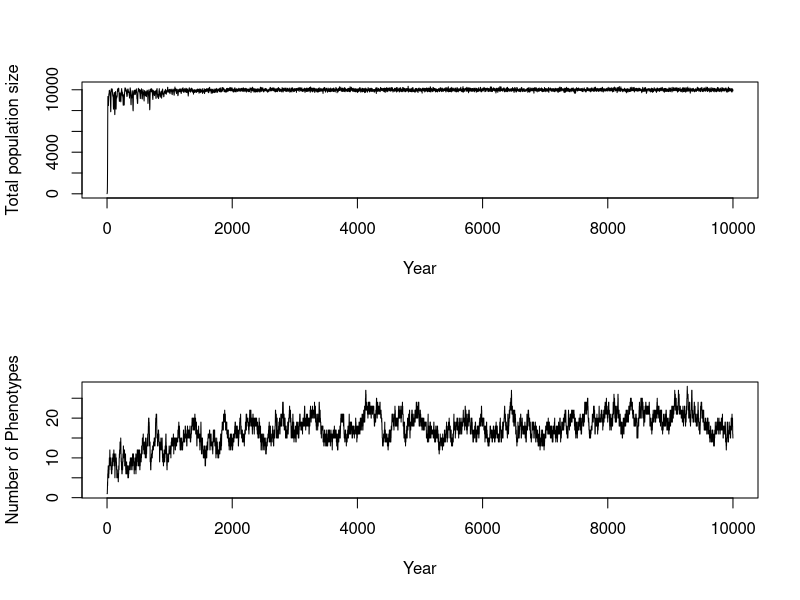
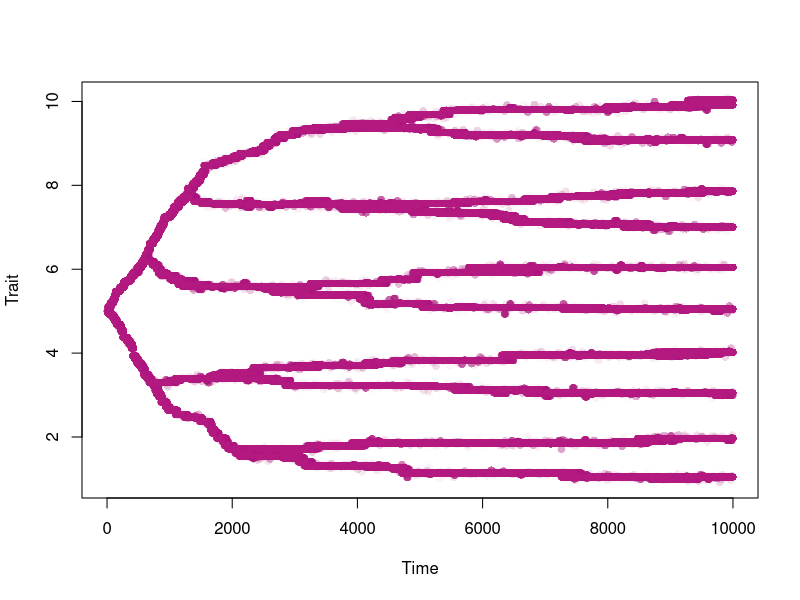

These charts were generated, in order, by the following R code: (Note: this script raises an error after producing the figures.)

# Biggest difference in this version is that there is only one trait and adults and juvenile share a resource



# Full function ----------------------------------------------------------------

resourceCompetitionSLC <- function(popSize, resProp, resFreq, resGen=matrix(c(0.1,0.1),ncol=1, nrow=2), im = 0.001, 
                                   fmax = 2, kA = 0.5, kJ = 0.5, mutProb=0.001, mutVar=0.1, time.steps=200, iniP=5, 
                                   threshold = 0.005, nmorphs = 1){
  
  pop <- matrix(data = NA, ncol = 3, nrow = nmorphs)                             # Each column in this matrix is one phenotype combination.
  
  pop[,1] <- popSize
  pop[,2] <- iniP

  
  colnames(pop) <- c("Number of indivduals", "Trait", "Proxy")
  
  stats         <- matrix(data = c(0, sum(pop[,1]), nrow(pop), mean(pop[,2]), var(pop[,2])) 
                                  , nrow = 1, ncol = 5)                                                             #Where we will eventually save our stats and phenotypes
  phenotypes <- matrix(data = c(0, popSize, iniP), nrow = 1, ncol = 3)
  colnames(phenotypes) <- c("Year", "Number of indivduals", "Trait")                                        
  
  epsilon <- .Machine$double.eps^10  #Added when some number become zero, very small number
  posstrait <- seq(from = min(resProp)-1, to = max(resProp)+1, by = mutVar)
  
  for (t in 1:time.steps){
    
    # Deterministic fecundity proxy alpha ------------------------------------
    
    adults    <- pop                                                            
    alphaA    <- NULL                                                           # Will create a matrix with all alpha values
    alphaSumA <- NULL
    
    
    resPropAduMatrix <- matrix(data = resProp, ncol = length(resProp), nrow = nrow(adults), byrow = T)
    aduTrait <- adults[, 2]
    aduTraitMatrix <- matrix(data = rep(aduTrait, each = length(resProp)), ncol = length(resProp), nrow = nrow(adults), byrow = T)
    
    alphaA           <- (1/(sqrt(2*pi*resGen[1,1]^2)))*exp(-(((aduTraitMatrix-resPropAduMatrix)^2)/(2*resGen[1,1])^2)) + epsilon                 # Calculation of individual alpha
    adultAbund       <- adults[,1]
    adultAbundMatrix <- matrix(data = rep(adultAbund, each = length(resProp)), ncol = length(resProp), nrow = nrow(adults), byrow = T)  # Creation of a matrix with population size of each type in the rows
    alphaSumA        <- colSums((alphaA*adultAbundMatrix))                                                                         # Creation of matrix that reflects both the trait but also number of individuals in type
    
    
    RdivAlphaSumA       <- resFreq/alphaSumA
    RdivAlphaSumATrans  <- matrix(data = RdivAlphaSumA)
    
    Fec <- alphaA%*%RdivAlphaSumATrans
    adults[,3] <- fmax*(Fec/(kA+Fec)) 
    
    
    
    # Spawning of offspring -------------------------------------------------
    
    juveniles <- adults                                                         # Create a matrix were we will add juveniles into
                                                      
    
    juveniles[,1] <- rpois(n = nrow(juveniles), lambda = juveniles[,1]*juveniles[,3]) 
    
    # Mutation of offspring -------------------------------------------------
    
    probs <- juveniles[,1]/sum(juveniles[, 1])  # Generates probability of morph being mutated based upon number of individuals.
    N.mut <- as.numeric(rbinom(n = 1, size = sum(juveniles[, 1]), prob = mutProb))
    
    
    if(N.mut > 0){
      random.choice <- c()
      mutation.pos <- c()
      
      for (m in 1:length(N.mut)){
        random.choice <- rmultinom(n = 1 , size = 1, prob = probs)              # Randomly chooses which morphs to mutate based on probs
        mutation.pos[m] <- as.numeric(which(random.choice == 1))
      }
      
      for (i in  1:length(mutation.pos)){
        
        mutChange <- rnorm(n=1, mean=0, sd=mutVar)
        juveniles[mutation.pos[i], 1] <- juveniles[mutation.pos[i], 1] - 1       # Removes the mutated individual from the morph
        
        new.morph <- matrix(data = c(1, juveniles[mutation.pos[i], 2] + mutChange, 0),  #Changes trait to a new trait and adds it to the juveniles
                            ncol = ncol(juveniles), nrow = 1)
        juveniles <- rbind(juveniles, new.morph)
        
      }
    }
    
    
    
    # Kill off offspring -----------------------------------------------------
    
  
    alphaSumJ <- NULL
    alphaJ    <- NULL
   
    resPropJuvMatrix <- matrix(data = resProp, ncol = length(resProp), nrow = nrow(juveniles), byrow = T)
    juvTrait <- juveniles[,2]
    juvTraitMatrix <- matrix(data = rep(juvTrait, each = length(resProp)), ncol = length(resProp), nrow = nrow(juveniles), byrow = T)
    
    alphaJ            <- (1/(sqrt(2*pi*resGen[2,1]^2)))*exp(-(((juvTraitMatrix-resPropJuvMatrix)^2)/(2*resGen[2,1]^2))) + epsilon
    juvenAbund        <- juveniles[,1]
    juvenAbundMatrix  <- matrix(data = rep(juvenAbund, each = length(resProp)), ncol = length(resProp), nrow = nrow(juveniles), byrow = T)  # Creation of a matrix with population size of each type in the rows
    alphaSumJ         <- colSums(alphaJ*juvenAbundMatrix)                                                                         # Creation of matrix that reflects both the trait but also number of individuals in type
    
    
    RdivAlphaSumJ     <- resFreq/alphaSumJ
    RdivAlphaSumJTrans   <- matrix(data = RdivAlphaSumJ)
    
    
    Sur <- alphaJ%*%RdivAlphaSumJTrans
    juveniles[,3] <- (Sur/(kJ+Sur)) 
    
    
    
    
    juveniles[,1] <- rbinom(n = nrow(juveniles) , size = juveniles[,1], prob = juveniles[,3])
    
    
    pop <- juveniles[juveniles[, 1] != 0, , drop = FALSE]                        # all adults die after reproducing, so the new generation is only juveniles, and all rows with zero individuals are removed.
    
    # Adding immigrants ---------------------------------------------------------------------
    
    #if (runif(1) < im){
    
    # trait <- sample(x = posstrait, size = 1)
    
    #  if(sum(pop[,2] == trait) == 0) {                   # Checks wheter a exact match of immigrant already exists
    #   rbind(pop, c(1, trait, NA))
    # } else{
    #   same <- which(pop[,2] == trait)
    #   pop[same,1] <- pop[same,1]+1
    # }
    
    # }
    
    
    # extract stats and phenotype ---------------------------------------------
    
    if(nrow(pop) == 0){                                                          # Checks whether population has reached zero, then it breaks the for loop.                                   
      print("Population extinction")
      break
    }
    
    if(sum(which(is.na(pop[,1])) != 0)){                                                          # Checks whether population has reached zero, then it breaks the for loop.                                   
      print("Population extinction")
      break
    }
    
    stats <- rbind(stats, c(t, sum(pop[,1]), nrow(pop), mean(pop[,2]), var(pop[,2]))) 
    
    pStats <- cbind(rep(t, nrow(pop)), pop[,1], pop[,2])
    phenotypes <- rbind(phenotypes, pStats)
    
    
  }
  
  #return output  ------------------------------------------------------------
  colnames(stats) <- c("year", "population size", "Number of morphs", "mean trait", "var trait")
  rownames(phenotypes) <- NULL
  
  # Removing any morphs of very low abundance
    pop <- pop[pop[, 1] > threshold*stats[nrow(stats), 2], , drop = FALSE] 
    
    LastStats <- cbind(time.steps, sum(pop[,1]), nrow(pop), mean(pop[,2]), var(pop[,2])) 
    LastPheno <- cbind(rep(time.steps, nrow(pop)), pop[,1], pop[,2])
    
    colnames(LastStats) <- c("year", "population size", "Number of morphs", "mean trait", "var trait")
    colnames(LastPheno) <- c("Year", "Number of indivduals", "Trait")  
   
  
  return(list(stats=stats, phenotypes=phenotypes, LastPheno = LastPheno, LastStats = LastStats))                                 #returns both the stats and the phenotype
  
  
}







resource.frequency <- c(0.1, 0.1, 0.1, 0.1, 0.1, 0.1, 0.1, 0.1, 0.1, 0.1)           # res. freq. 
resource.property <- c(1, 2, 3, 4, 5, 6, 7, 8, 9, 10)             # res. property 
abundance <- 15000
resource.abundance <- abundance*resource.frequency

outputSLC <- resourceCompetitionSLC(resProp=resource.property, resFreq=resource.abundance, popSize = 10, mutProb=0.001, resGen=matrix(c(0.3,0.3)), mutVar=0.05, time.steps = 10000)


statsSLC <- outputSLC$stats
phenotypesSLC <- outputSLC$phenotypes
LastPhenoSLC <- outputSLC$LastPheno
LastStatsSLC <- outputSLC$LastStats

# Plotting  -------------------------------------------------------------------

par(mfrow=c(2,1))


plot(x = statsSLC[, 1], y = statsSLC[, 2], xlab = "Year", ylab = "Total population size", type = "l")

plot(x = statsSLC[, 1], y = statsSLC[, 3], xlab = "Year", ylab = "Number of Phenotypes", type = "l")

par(mfrow=c(1,1))

pColors <- rgb(0.7, 0.1, 0.5, alpha = (phenotypesSLC[,2]/(100+phenotypesSLC[,2])))
plot(x = phenotypesSLC[, 1], y = phenotypesSLC[,3], col = pColors, ylab = "Trait", xlab = "Time", pch = 16)


# Making some species cuts

# -----------------------------Making some cuts on the number of species:


last_year_dataSLC <- phenodataSLC[phenodataSLC$Year == max(phenodataSLC$Year), ]
last_year_dataS <- subset(last_year_dataSLC, select = -Year)
last_year_dataS <- subset(last_year_dataS, select = -Num_Individuals)
rownames(last_year_dataS) <- NULL
rownames(last_year_dataSLC) <- NULL


distance_matrix <- as.matrix(dist(last_year_dataS[, 1, drop = FALSE], method = "euclidean"))


distance_matrix[lower.tri(distance_matrix)] <- NA



# Set a threshold for similarity (adjust as needed)
threshold <- 0.2

# Find indices of individuals to keep


same <- which(distance_matrix < threshold, arr.ind = T)
same <- same[same[, 1]-same[,2] != 0, , drop = FALSE]
rownames(same) <- NULL


# Initialize an empty list to store groups
groups <- list()

# Function to find group index for a species
find_group <- function(species_id) {
  for (i in seq_along(groups)) {
    if (species_id %in% unlist(groups[[i]])) {
      return(i)
    }
  }
  return(0)
}

# Iterate over rows in the matrix
for (i in 1:nrow(same)) {
  species1 <- same[i, 1]
  species2 <- same[i, 2]
  
  # Find groups for each species
  group1 <- find_group(species1)
  group2 <- find_group(species2)
  
  if (group1 == 0 & group2 == 0) {
    # Create a new group
    groups <- c(groups, list(c(species1, species2)))
  } else if (group1 == 0) {
    # Add species1 to the group containing species2
    groups[[group2]] <- c(groups[[group2]], species1)
  } else if (group2 == 0) {
    # Add species2 to the group containing species1
    groups[[group1]] <- c(groups[[group1]], species2)
  } else if (group1 != group2) {
    # Merge two groups
    groups[[group1]] <- c(groups[[group1]], groups[[group2]])
    groups <- groups[-group2]
  }
}

# Filter out duplicate species in each group
groups <- lapply(groups, function(group) unique(group))

rownames(last_year_dataSLC) <- NULL
final_data <- last_year_dataSLC         # Place to store filtered data
total.sub <- c()                     # Place to store subspecies

#Add population count of "subspecies" to main species

for(i in seq_along(groups)){
  combo <- NULL
  combo <- groups[[i]]
  main <- combo[which.max(final_data[combo,3])]
  sub <- combo[-which.max(final_data[combo,3])]
  final_data[main,3] <- final_data[main,3] + sum(final_data[sub,3])
  total.sub <- rbind(c(total.sub, sub))
  
}
# Remove subspecies
final_data <- final_data[-total.sub, ]

Total_species_SLC <- as.numeric(nrow(final_data))




# Plotting filtered data
color_palette <- mako(length(final_data$Adult_Trait))

ggplot(final_data, aes(x = Juvenile_Trait, y = Adult_Trait)) +
  geom_point(aes(size=Num_Individuals), color = color_palette) +                                  # Add points
  labs(x = "Juvenile Trait", y = "Adult Trait", size = "Number of individuals") +                 # Labels for the axes
  theme_minimal(base_family = "LM Roman 10", base_size = 18)




sum(final_data[,4])
sum(last_year_data[,4])
